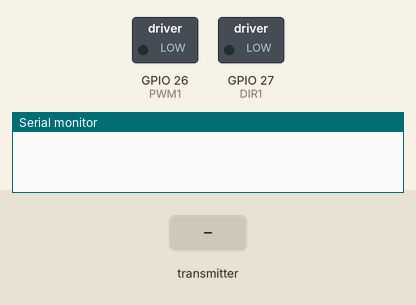
Bench run of a sketch on a simulated ESP32. Shown: switched loads named in the sketch (green lamp = pin HIGH), the last lines printed to the serial monitor. The test bench sets the inputs (shaded band).

Above: at 2.2 s.
2.3 s: the transmitter starts sending xTilt = -100
At 3.5 s:
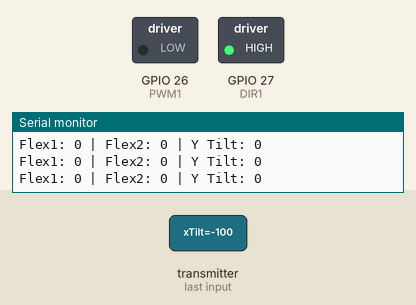
Timing chart, 0 to 5.3 s (numbered marks = the images above; inputs shaded):
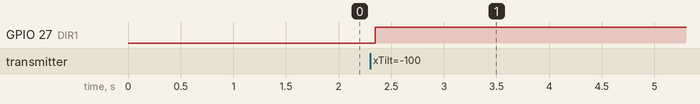

Measured:
- after the input at 2.3 s, GPIO 27 (DIR1): LOW → HIGH after 0.05 s

The sketch:

reciever_2.ino
```cpp
#include <WiFi.h>
#include <esp_now.h>

// Motor control pins (MDD10A)
#define PWM1 26  // Motor speed
#define DIR1 27  // Motor direction

// Gesture data structure
typedef struct {
  int8_t xTilt;
  int8_t yTilt;
  bool flex1;
  bool flex2;
} GestureData;

GestureData gesture;

// Callback function for receiving data
void OnDataRecv(const esp_now_recv_info_t *info, const uint8_t *incomingData, int len) {
  memcpy(&gesture, incomingData, sizeof(gesture));

  Serial.print("Flex1: "); Serial.print(gesture.flex1);
  Serial.print(" | Flex2: "); Serial.print(gesture.flex2);
  Serial.print(" | Y Tilt: "); Serial.println(gesture.yTilt);

  controlMotor();
}

void setup() {
  Serial.begin(115200);
  delay(1000);

  pinMode(PWM1, OUTPUT);
  pinMode(DIR1, OUTPUT);

  WiFi.mode(WIFI_STA);

  // Initialize ESP-NOW
  if (esp_now_init() != ESP_OK) {
    Serial.println("ESP-NOW Init Failed!");
    return;
  }

  // Register receive callback
  esp_now_register_recv_cb(OnDataRecv);
}

// Motor control function
void controlMotor() {
  int speed;
  bool dir;

  if (gesture.flex1 && gesture.yTilt > 20) {
    speed = map(gesture.yTilt, 20, 100, 100, 255);
    dir = HIGH;
  }
  else if (gesture.flex2 && gesture.yTilt < -20) {
    speed = map(gesture.yTilt, -20, -100, 100, 255);
    dir = LOW;
  }
  else {
    speed = 0;
    dir = HIGH;
  }

  digitalWrite(DIR1, dir);
  analogWrite(PWM1, speed);
}

// ✅ Add an empty `loop()` function to prevent compilation errors
void loop() {
}
```
